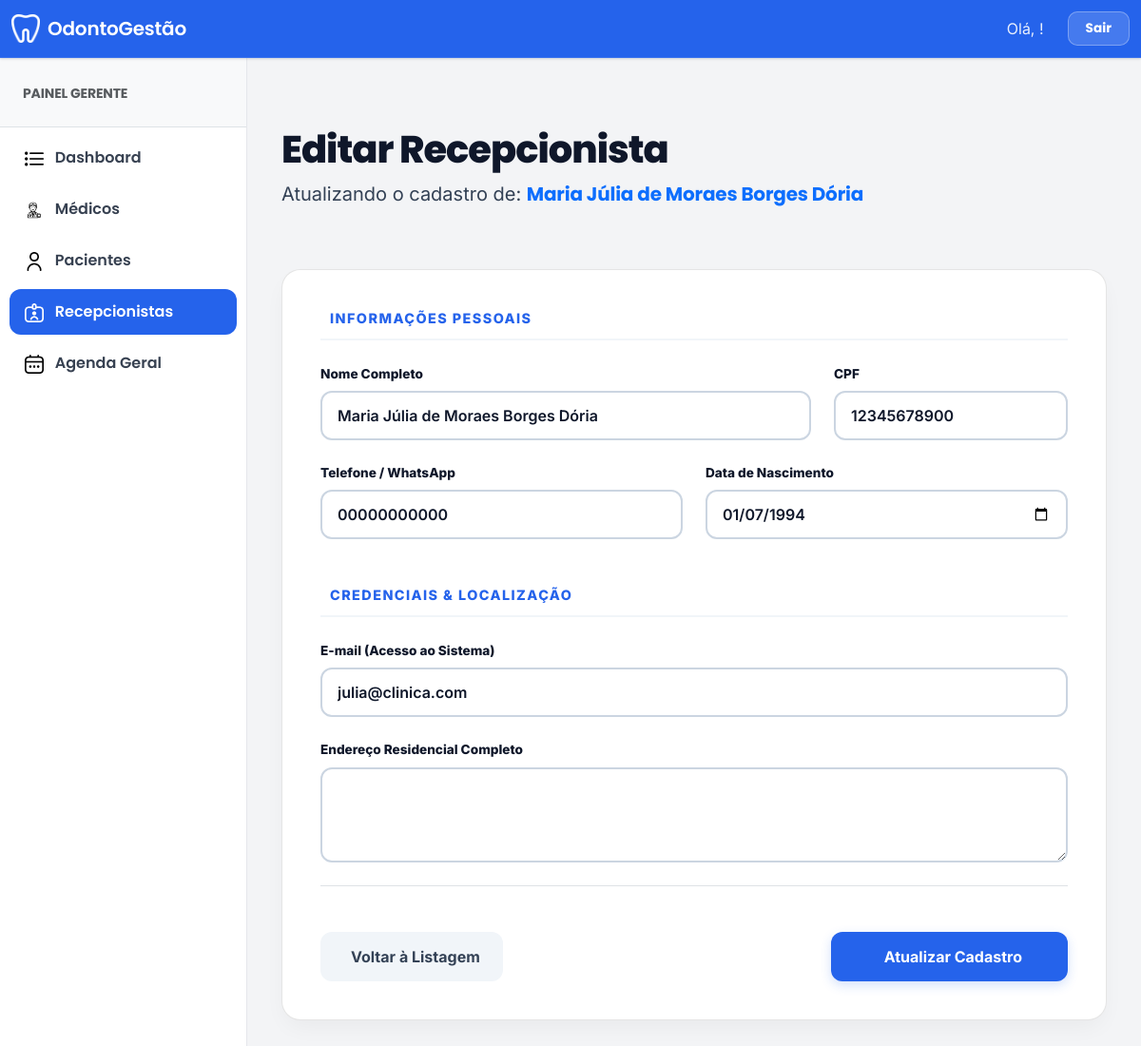
Before: /edit_recepcionista/17/ (signed in) with the older database file.
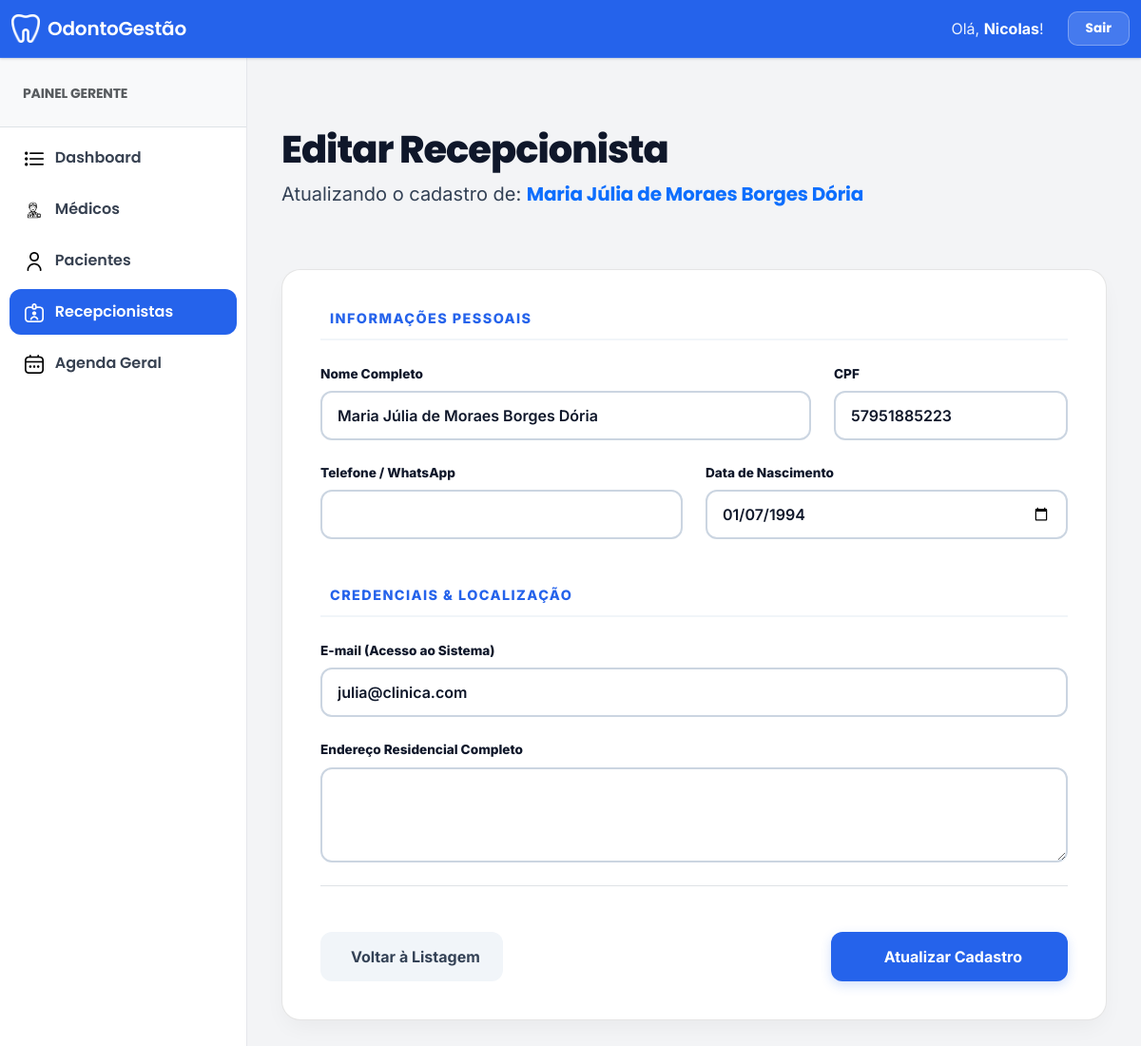
After: the same page with the newer database file.
### clinica_app/models.py (models this page shows, shortened)
class Recepcionista(models.Model):
    admin = models.OneToOneField(CustomUser, on_delete=models.CASCADE)
    cpf = models.CharField(max_length=14, null=True, blank=True, unique=True)
    telefone = models.CharField(max_length=20, null=True, blank=True)
    endereco = models.TextField(null=True, blank=True)
    data_nascimento = models.DateField(null=True, blank=True)

class CustomUser(AbstractUser):
    USER_TYPE_CHOICES = (
        ('1', 'Gerente'),
        ('2', 'Dentista'),
        ('3', 'Paciente'),
        ('4', 'Recepcionista'),
    )
    email = models.EmailField(unique=True)
    user_type = models.CharField(default='1', choices=USER_TYPE_CHOICES, max_length=1)
    first_name = models.CharField("Nome completo", max_length=150, blank=True)
    REQUIRED_FIELDS = ['email', 'first_name']

### clinica_app/views.py (the view)
# urls.py: path('edit_recepcionista/<recepcionista_id>/', views.edit_recepcionista, name="edit_recepcionista"),
@login_required
def edit_recepcionista(request, recepcionista_id):
    if str(request.user.user_type) != "1": return redirect('home')
    u = get_object_or_404(CustomUser, id=recepcionista_id)
    return render(request, "gerente_template/edit_recepcionista_template.html", {"recepcionista": u.recepcionista, "usuario_editado": u})

### clinica_app/templates/gerente_template/edit_recepcionista_template.html (shortened to what this page needs)
{% extends 'base.html' %}
{% load static %}
{% block main_content %}
<div class="container-fluid py-5 page-container">
    <div class="row mb-5 align-items-center">
        <div class="col-12">
            <h1 class="title-main mb-2" style="font-size: 2.5rem;">Editar Recepcionista</h1>
            <p class="fs-5" style="color: var(--text-secondary);">
                Atualizando o cadastro de: <span class="fw-bold text-primary">{{ recepcionista.admin.first_name }} {{ recepcionista.admin.last_name }}</span>
            </p>
        </div>
    </div>
    <div class="form-card">
        <div class="card-body-saas">
            <form action="{% url 'edit_recepcionista_save' %}" method="post">
                <div class="section-title">
                     Informações Pessoais
                </div>
                <div class="row g-4 mb-5">
                    <div class="col-md-8">
                        <label class="label-saas">Nome Completo</label>
                        <input type="text" name="nome_completo" class="form-control form-control-saas"
                               value="{{ recepcionista.admin.first_name }} {{ recepcionista.admin.last_name }}" required>
                    </div>
                    <div class="col-md-4">
                        <label class="label-saas">CPF</label>
                        <input type="text" name="cpf" class="form-control form-control-saas cpf"
                               placeholder="000.000.000-00" value="{{ recepcionista.cpf }}">
                    </div>
                    <div class="col-md-6">
                        <label class="label-saas">Telefone / WhatsApp</label>
                        <input type="text" name="telefone" class="form-control form-control-saas phone"
                               value="{{ recepcionista.telefone }}">
                    </div>
                    <div class="col-md-6">
                        <label class="label-saas">Data de Nascimento</label>
                        <input type="date" name="data_nasc" class="form-control form-control-saas"
                               value="{{ recepcionista.data_nascimento|date:'Y-m-d' }}">
                    </div>
                </div>
                <div class="section-title">
                     Credenciais & Localização
                </div>
                <div class="row g-4 mb-4">
                    <div class="col-md-12">
                        <label class="label-saas">E-mail (Acesso ao Sistema)</label>
                        <input type="email" name="email" class="form-control form-control-saas"
                               value="{{ recepcionista.admin.email }}" required>
                    </div>
                    <div class="col-md-12">
                        <label class="label-saas">Endereço Residencial Completo</label>
                        <textarea name="endereco" class="form-control form-control-saas" rows="3">{{ recepcionista.endereco|default:'' }}</textarea>
                    </div>
                </div>
                <div class="d-flex flex-column flex-md-row justify-content-between align-items-center border-top pt-5 mt-4 gap-3">
                    <a href="{% url 'manage_recepcionista' %}" class="btn btn-back px-4">
                         Voltar à Listagem
                    </a>
                    <button type="submit" class="btn btn-update px-5">
                         Atualizar Cadastro
                    </button>
                </div>
            </form>
        </div>
    </div>
</div>
{% endblock main_content %}

### clinica_app/templates/base.html (shortened to what this page needs)
{% load static %}
<!DOCTYPE html>
<html lang="pt-br">
<head>
    <link href="https://cdn.jsdelivr.net/npm/bootstrap@5.3.0/dist/css/bootstrap.min.css" rel="stylesheet">
</head>
<body>
    {% if user.is_authenticated %}
    <nav class="navbar navbar-expand-lg">
        <div class="container-fluid">
            <a class="navbar-brand" href="#">
                <img src="{% static 'denteb.png' %}" alt="Logo" width="30" height="30" class="me-2">
                OdontoGestão
            </a>
            <div class="collapse navbar-collapse" id="navbarNav">
                <ul class="navbar-nav ms-auto align-items-center">
                    <li class="nav-item">
                        <span class="user-welcome">Olá, <span class="user-name">{{ user.first_name }}</span>!</span>
                    </li>
                    <li class="nav-item">
                        <a class="nav-link-custom" href="{% url 'logout_user' %}">Sair</a>
                    </li>
                </ul>
            </div>
        </div>
    </nav>
    {% endif %}
    <div class="main-wrapper">
        {% if user.is_authenticated %}
        <aside id="sidebar">
            <div class="p-4 border-bottom bg-light">
                <small class="text-uppercase fw-bold text-muted">
                    {% if user.user_type == '1' %}Painel Gerente
                    {% elif user.user_type == '2' %}Painel Médico
                    {% elif user.user_type == '4' %}Painel Recepção
                    {% endif %}
                </small>
            </div>
            <nav class="mt-2">
                {% with url_name=request.resolver_match.url_name %}
                {% if user.user_type == '2' %}
                    <a href="{% url 'dentista_home' %}" class="sidebar-link {% if url_name == 'dentista_home' %}active{% endif %}">
                        <img src="{% static 'computador.png' %}" width="20" class="me-2"> Meu Painel
                    </a>
                    <a href="{% url 'dentista_manage_paciente' %}" class="sidebar-link {% if url_name == 'dentista_manage_paciente' or url_name == 'view_paciente' %}active{% endif %}">
                        <img src="{% static 'utilizador.png' %}" width="20" class="me-2"> Pacientes
                    </a>
                    <a href="{% url 'add_consulta' %}" class="sidebar-link {% if url_name == 'add_consulta' %}active{% endif %}">
                        <img src="{% static 'adicionar.png' %}" width="20" class="me-2"> Agendar Consulta
                    </a>
                {% elif user.user_type == '1' %}
                    <a href="{% url 'gerente_home' %}" class="sidebar-link {% if url_name == 'gerente_home' %}active{% endif %}">
                        <img src="{% static 'lista.png' %}" width="20" class="me-2"> Dashboard
                    </a>
                    <a href="{% url 'manage_dentista' %}" class="sidebar-link {% if 'dentista' in url_name %}active{% endif %}">
                        <img src="{% static 'dentista.png' %}" width="20" class="me-2"> Médicos
                    </a>
                    <a href="{% url 'manage_paciente' %}" class="sidebar-link {% if 'paciente' in url_name %}active{% endif %}">
                        <img src="{% static 'utilizador.png' %}" width="20" class="me-2"> Pacientes
                    </a>
                    <a href="{% url 'manage_recepcionista' %}" class="sidebar-link {% if 'recepcionista' in url_name %}active{% endif %}">
                        <img src="{% static 'recepcionista.png' %}" width="20" class="me-2"> Recepcionistas
                    </a>
                    <a href="{% url 'manage_consulta' %}" class="sidebar-link {% if 'consulta' in url_name %}active{% endif %}">
                        <img src="{% static 'calendario.png' %}" width="20" class="me-2"> Agenda Geral
                    </a>
                {% endif %}
                {% endwith %}
            </nav>
        </aside>
        {% endif %}
        <main id="content-area">
            {% block main_content %}{% endblock %}
        </main>
    </div>
</body>
</html>

Changed rows visible on the page:
now on this page (row edited): CustomUser: first_name "Nicolas"
changed Recepcionista "Maria Júlia de Moraes Borges Dória": cpf "12345678900" → "57951885223"; telefone "00000000000" → (not shown)
